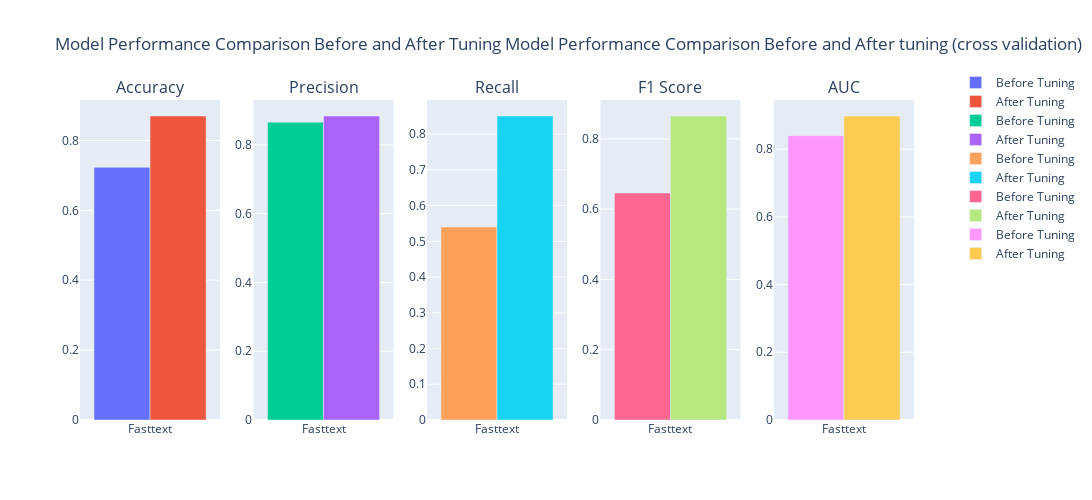

Notebook code for this chart:
### Markdown cell above
### Cross validation

### Code cell
plot_metrics_comparison(metrics_cross, metrics_cross_tuned, "Model Performance Comparison Before and After tuning (cross validation)")

### Figure 1 — Plotly figure (JSON) as saved in the notebook; plotly's stock layout.template omitted (floating-point values rounded to 4 significant figures)
{"data": [{"name": "Before Tuning", "type": "bar", "x": ["Fasttext"], "xaxis": "x", "y": [0.723], "yaxis": "y"}, {"name": "After Tuning", "type": "bar", "x": ["Fasttext"], "xaxis": "x", "y": [0.87], "yaxis": "y"}, {"name": "Before Tuning", "type": "bar", "x": ["Fasttext"], "xaxis": "x2", "y": [0.866], "yaxis": "y2"}, {"name": "After Tuning", "type": "bar", "x": ["Fasttext"], "xaxis": "x2", "y": [0.884], "yaxis": "y2"}, {"name": "Before Tuning", "type": "bar", "x": ["Fasttext"], "xaxis": "x3", "y": [0.54], "yaxis": "y3"}, {"name": "After Tuning", "type": "bar", "x": ["Fasttext"], "xaxis": "x3", "y": [0.851], "yaxis": "y3"}, {"name": "Before Tuning", "type": "bar", "x": ["Fasttext"], "xaxis": "x4", "y": [0.646], "yaxis": "y4"}, {"name": "After Tuning", "type": "bar", "x": ["Fasttext"], "xaxis": "x4", "y": [0.865], "yaxis": "y4"}, {"name": "Before Tuning", "type": "bar", "x": ["Fasttext"], "xaxis": "x5", "y": [0.84], "yaxis": "y5"}, {"name": "After Tuning", "type": "bar", "x": ["Fasttext"], "xaxis": "x5", "y": [0.898], "yaxis": "y5"}], "layout": {"annotations": [{"font": {"size": 16}, "showarrow": false, "text": "Accuracy", "x": 0.084, "xanchor": "center", "xref": "paper", "y": 1, "yanchor": "bottom", "yref": "paper"}, {"font": {"size": 16}, "showarrow": false, "text": "Precision", "x": 0.292, "xanchor": "center", "xref": "paper", "y": 1, "yanchor": "bottom", "yref": "paper"}, {"font": {"size": 16}, "showarrow": false, "text": "Recall", "x": 0.5, "xanchor": "center", "xref": "paper", "y": 1, "yanchor": "bottom", "yref": "paper"}, {"font": {"size": 16}, "showarrow": false, "text": "F1 Score", "x": 0.708, "xanchor": "center", "xref": "paper", "y": 1, "yanchor": "bottom", "yref": "paper"}, {"font": {"size": 16}, "showarrow": false, "text": "AUC", "x": 0.916, "xanchor": "center", "xref": "paper", "y": 1, "yanchor": "bottom", "yref": "paper"}], "barmode": "group", "height": 500, "legend": {"x": 1.05, "y": 1.1}, "title": {"text": "Model Performance Comparison Before and After Tuning Model Performance Comparison Before and After tuning (cross validation)"}, "width": 1600, "xaxis": {"anchor": "y", "domain": [0, 0.168]}, "xaxis2": {"anchor": "y2", "domain": [0.208, 0.376]}, "xaxis3": {"anchor": "y3", "domain": [0.416, 0.584]}, "xaxis4": {"anchor": "y4", "domain": [0.624, 0.792]}, "xaxis5": {"anchor": "y5", "domain": [0.832, 1]}, "yaxis": {"anchor": "x", "domain": [0, 1]}, "yaxis2": {"anchor": "x2", "domain": [0, 1]}, "yaxis3": {"anchor": "x3", "domain": [0, 1]}, "yaxis4": {"anchor": "x4", "domain": [0, 1]}, "yaxis5": {"anchor": "x5", "domain": [0, 1]}}}
